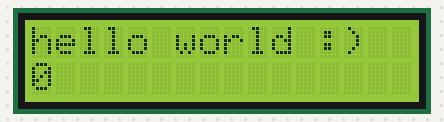
Bench run of a sketch on a simulated Arduino Uno, built with avr-gcc and run on an emulated ATmega328P. Parts: 16×2 character LCD.

Above: at 0.1 s.
At 4.1 s:
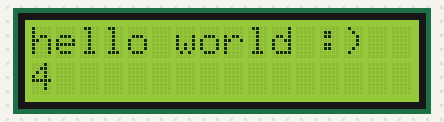
At 9.1 s:
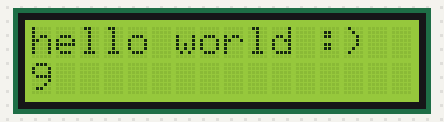
At 19.1 s:
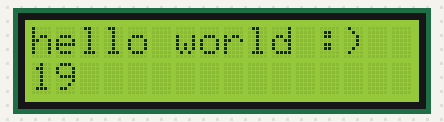
At 29.1 s:
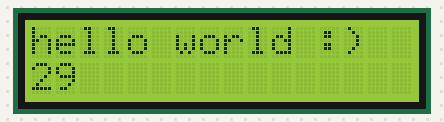
At 39.1 s:
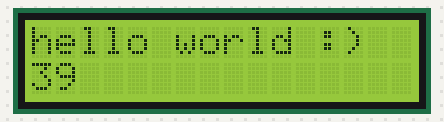

Measured:
- what the display in image 1 shows lasts 1.0 s, from 4.0 s to 5.0 s

The sketch:

LCD.printhelloworld.ino
```cpp
// Hello LCD
// Jeanne Berthy
// This assingment simply prints the message, hello world :) on the first row, and then
// prints the number of seconds the code has been running, on the second row.


#include <LiquidCrystal.h> //Demonstrates the use a 16x2 LCD display.

LiquidCrystal lcd (7, 8, 9, 10, 11, 12); // initialize the library with the numbers of the interface pins

void setup() {
lcd.begin(16,2); // sets up the number of rows and columns on screen
lcd.print("hello world :)"); // tells the LCD screen what to print, in this case, hello world :)
}

void loop() {
lcd.setCursor(0,1); // set the cursor to column 0, line 1 (which is second row)
lcd.print(millis()/1000); // print the number of seconds since the reset

}
```
